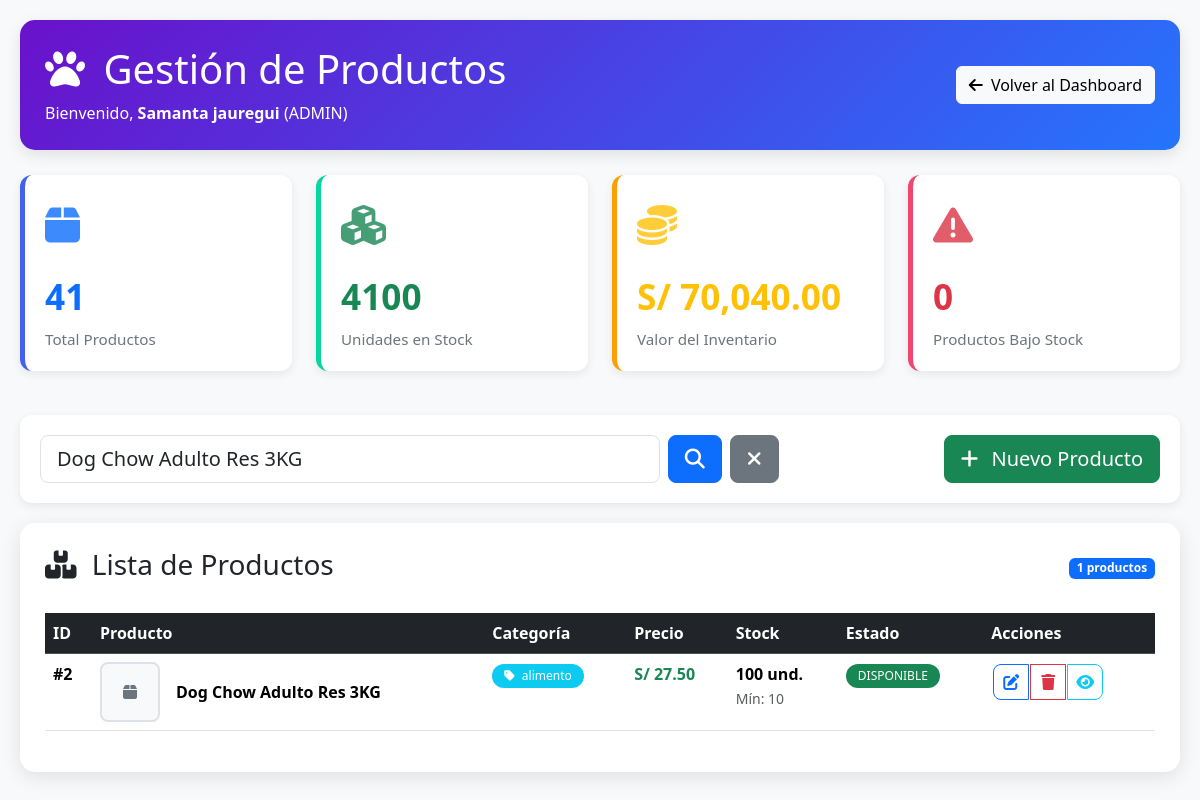
Screenshot of /dashboard/productos.php?busqueda=Dog Chow Adulto Res 3KG (signed in) with the database file from the repository.
### tables this page shows
CREATE TABLE `productos` (
  `id` int(11) NOT NULL,
  `nombre` varchar(100) NOT NULL,
  `categoria` varchar(80) DEFAULT NULL,
  `descripcion` text DEFAULT NULL,
  `precio` decimal(10,2) NOT NULL,
  `imagen` varchar(255) NOT NULL,
  `stock_quantity` int(11) NOT NULL DEFAULT 0,
  `stock_minimo` int(11) DEFAULT 10,
  `costo` decimal(10,2) DEFAULT 0.00,
  `fecha_actualizacion` timestamp NOT NULL DEFAULT current_timestamp() ON UPDATE current_timestamp()
);

### dashboard/productos.php (the view, shortened to what this page needs)
<?php
$conn = new mysqli(DB_HOST, DB_USER, DB_PASS, DB_NAME);
$busqueda = $_GET['busqueda'] ?? '';
$sql = "SELECT * FROM productos";
if (!empty($busqueda)) {
    $sql .= " WHERE nombre LIKE '%" . $conn->real_escape_string($busqueda) . "%'
              OR categoria LIKE '%" . $conn->real_escape_string($busqueda) . "%'";
}
$sql .= " ORDER BY id DESC LIMIT 100";
$result = $conn->query($sql);
$sql_stats = "SELECT
    COUNT(*) as total,
    SUM(stock_quantity) as total_stock,
    SUM(precio * stock_quantity) as valor_total,
    SUM(CASE WHEN stock_quantity <= stock_minimo THEN 1 ELSE 0 END) as bajo_stock
    FROM productos";
$stats_result = $conn->query($sql_stats);
$stats = $stats_result ? $stats_result->fetch_assoc() : [
    'total' => 0,
    'total_stock' => 0,
    'valor_total' => 0,
    'bajo_stock' => 0
];
?>
<!DOCTYPE html>
<html lang="es">
<head>
    <link href="https://cdn.jsdelivr.net/npm/bootstrap@5.3.2/dist/css/bootstrap.min.css" rel="stylesheet">
    <link rel="stylesheet" href="https://cdnjs.cloudflare.com/ajax/libs/font-awesome/6.4.0/css/all.min.css">
</head>
<body>
    <div class="header">
        <div class="d-flex justify-content-between align-items-center">
            <div>
                <h1><i class="fas fa-paw me-2"></i> Gestión de Productos</h1>
                <p class="mb-0">Bienvenido, <strong><?php echo $_SESSION['user_name'] ?? 'Usuario'; ?></strong>
                (<?php echo $_SESSION['user_role'] ?? 'VENDEDOR'; ?>)</p>
            </div>
            <div>
                <a href="index.php" class="btn btn-light">
                    <i class="fas fa-arrow-left me-1"></i> Volver al Dashboard
                </a>
            </div>
        </div>
    </div>
    <div class="row mb-4">
        <div class="col-md-3">
            <div class="stat-card" style="border-left-color: #4361ee;">
                <div class="stat-icon text-primary">
                    <i class="fas fa-box"></i>
                </div>
                <div class="stat-value text-primary">
                    <?php echo $stats['total']; ?>
                </div>
                <div class="stat-label">Total Productos</div>
            </div>
        </div>
        <div class="col-md-3">
            <div class="stat-card" style="border-left-color: #06d6a0;">
                <div class="stat-icon text-success">
                    <i class="fas fa-cubes"></i>
                </div>
                <div class="stat-value text-success">
                    <?php echo $stats['total_stock']; ?>
                </div>
                <div class="stat-label">Unidades en Stock</div>
            </div>
        </div>
        <div class="col-md-3">
            <div class="stat-card" style="border-left-color: #ff9e00;">
                <div class="stat-icon text-warning">
                    <i class="fas fa-coins"></i>
                </div>
                <div class="stat-value text-warning">
                    S/ <?php echo number_format($stats['valor_total'], 2); ?>
                </div>
                <div class="stat-label">Valor del Inventario</div>
            </div>
        </div>
        <div class="col-md-3">
            <div class="stat-card" style="border-left-color: #ef476f;">
                <div class="stat-icon text-danger">
                    <i class="fas fa-exclamation-triangle"></i>
                </div>
                <div class="stat-value text-danger">
                    <?php echo $stats['bajo_stock']; ?>
                </div>
                <div class="stat-label">Productos Bajo Stock</div>
            </div>
        </div>
    </div>
    <div class="search-box">
        <div class="row align-items-center">
            <div class="col-md-8">
                <form method="GET" class="d-flex gap-2">
                    <input type="text" class="form-control form-control-lg"
                           name="busqueda"
                           value="<?php echo htmlspecialchars($busqueda); ?>"
                           placeholder="Buscar productos por nombre o categoría...">
                    <button type="submit" class="btn btn-primary btn-lg">
                        <i class="fas fa-search"></i>
                    </button>
                    <?php if(!empty($busqueda)): ?>
                    <a href="dashboard_productos.php" class="btn btn-secondary btn-lg">
                        <i class="fas fa-times"></i>
                    </a>
                    <?php endif; ?>
                </form>
            </div>
            <div class="col-md-4 text-end">
                <button class="btn btn-success btn-lg" data-bs-toggle="modal" data-bs-target="#modalAgregar">
                    <i class="fas fa-plus me-2"></i> Nuevo Producto
                </button>
            </div>
        </div>
    </div>
    <div class="main-container">
        <div class="d-flex justify-content-between align-items-center mb-4">
            <h3><i class="fas fa-boxes me-2"></i> Lista de Productos</h3>
            <span class="badge bg-primary"><?php echo $result->num_rows; ?> productos</span>
        </div>
        <?php if($result->num_rows > 0): ?>
        <div class="table-responsive">
            <table class="table table-hover">
                <thead class="table-dark">
                    <tr>
                        <th>ID</th>
                        <th>Producto</th>
                        <th>Categoría</th>
                        <th>Precio</th>
                        <th>Stock</th>
                        <th>Estado</th>
                        <th>Acciones</th>
                    </tr>
                </thead>
                <tbody>
                    <?php while($producto = $result->fetch_assoc()):
                        $estado = '';
                        $badge_class = '';
                        if ($producto['stock_quantity'] == 0) {
                            $estado = 'AGOTADO';
                            $badge_class = 'bg-danger';
                        } elseif ($producto['stock_quantity'] <= $producto['stock_minimo']) {
                            $estado = 'BAJO STOCK';
                            $badge_class = 'bg-warning text-dark';
                        } else {
                            $estado = 'DISPONIBLE';
                            $badge_class = 'bg-success';
                        }
                    ?>
                    <tr>
                        <td><strong>#<?php echo $producto['id']; ?></strong></td>
                        <td>
                            <div class="d-flex align-items-center">
                                <?php if(!empty($producto['imagen']) && file_exists('../imagenes/' . $producto['imagen'])): ?>
                                <img src="../imagenes/<?php echo $producto['imagen']; ?>"
                                     class="product-img me-3">
                                <?php else: ?>
                                <div class="product-img me-3 bg-light d-flex align-items-center justify-content-center">
                                    <i class="fas fa-box text-secondary"></i>
                                </div>
                                <?php endif; ?>
                                <div>
                                    <strong><?php echo htmlspecialchars($producto['nombre']); ?></strong>
                                </div>
                            </div>
                        </td>
                        <td>
                            <span class="badge bg-info badge-custom">
                                <i class="fas fa-tag me-1"></i>
                                <?php echo $producto['categoria']; ?>
                            </span>
                        </td>
                        <td>
                            <span class="fw-bold text-success">
                                S/ <?php echo number_format($producto['precio'], 2); ?>
                            </span>
                        </td>
                        <td>
                            <div class="fw-bold"><?php echo $producto['stock_quantity']; ?> und.</div>
                            <small class="text-muted">Mín: <?php echo $producto['stock_minimo']; ?></small>
                        </td>
                        <td>
                            <span class="badge <?php echo $badge_class; ?> badge-custom">
                                <?php echo $estado; ?>
                            </span>
                        </td>
                        <td>
                            <div class="btn-group">
                                <button class="btn btn-outline-primary btn-action"
                                        onclick="editarProducto(<?php echo $producto['id']; ?>)"
                                        title="Editar">
                                    <i class="fas fa-edit"></i>
                                </button>
                                <?php if($_SESSION['user_role'] === 'ADMIN'): ?>
                                <button class="btn btn-outline-danger btn-action"
                                        onclick="eliminarProducto(<?php echo $producto['id']; ?>, '<?php echo addslashes($producto['nombre']); ?>')"
                                        title="Eliminar">
                                    <i class="fas fa-trash"></i>
                                </button>
                                <?php endif; ?>
                                <button class="btn btn-outline-info btn-action"
                                        onclick="verDetalles(<?php echo $producto['id']; ?>)"
                                        title="Detalles">
                                    <i class="fas fa-eye"></i>
                                </button>
                            </div>
                        </td>
                    </tr>
                    <?php endwhile; ?>
                </tbody>
            </table>
        </div>
        <?php endif; ?>
    </div>
</body>
</html>

### dashboard/productos.php (style rules this page uses)
body { background: #f8f9fa; padding: 20px; font-family: 'Segoe UI', Tahoma, Geneva, Verdana, sans-serif; }
.header { background: linear-gradient(135deg, #6a11cb 0%, #2575fc 100%); color: white; padding: 25px; border-radius: 15px; margin-bottom: 25px; box-shadow: 0 5px 15px rgba(0,0,0,0.1); }
.stat-card { background: white; border-radius: 12px; padding: 20px; margin-bottom: 20px; box-shadow: 0 3px 10px rgba(0,0,0,0.08); transition: transform 0.3s; border-left: 5px solid; }
.stat-icon { font-size: 2.5rem; margin-bottom: 15px; opacity: 0.8; }
.stat-value { font-size: 2.2rem; font-weight: bold; margin-bottom: 5px; }
.stat-label { color: #6c757d; font-size: 0.95rem; }
.main-container { background: white; border-radius: 15px; padding: 25px; box-shadow: 0 5px 20px rgba(0,0,0,0.1); }
.product-img { width: 60px; height: 60px; object-fit: cover; border-radius: 8px; border: 2px solid #dee2e6; }
.btn-action { width: 36px; height: 36px; padding: 0; border-radius: 8px; display: inline-flex; align-items: center; justify-content: center; margin: 2px; }
.badge-custom { padding: 6px 12px; border-radius: 20px; font-weight: 500; }
.search-box { background: white; padding: 20px; border-radius: 12px; margin-bottom: 20px; box-shadow: 0 3px 10px rgba(0,0,0,0.08); }

### rows the page displays
productos: id "2", nombre "Dog Chow Adulto Res 3KG", categoria "alimento", precio "27.50", stock_quantity "100", stock_minimo "10", estado "DISPONIBLE"

### other values shown
$_SESSION['user_name'] "Samanta jauregui"
$_SESSION['user_role'] "ADMIN"
$stats['total'] "41"
$stats['total_stock'] "4100"
$stats['valor_total'] "70,040.00"
$stats['bajo_stock'] "0"
$result->num_rows "1"
